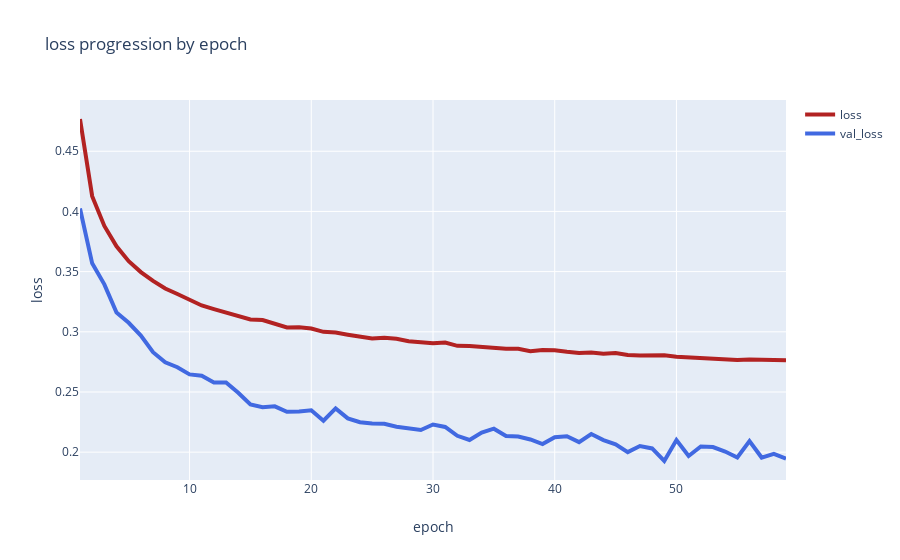
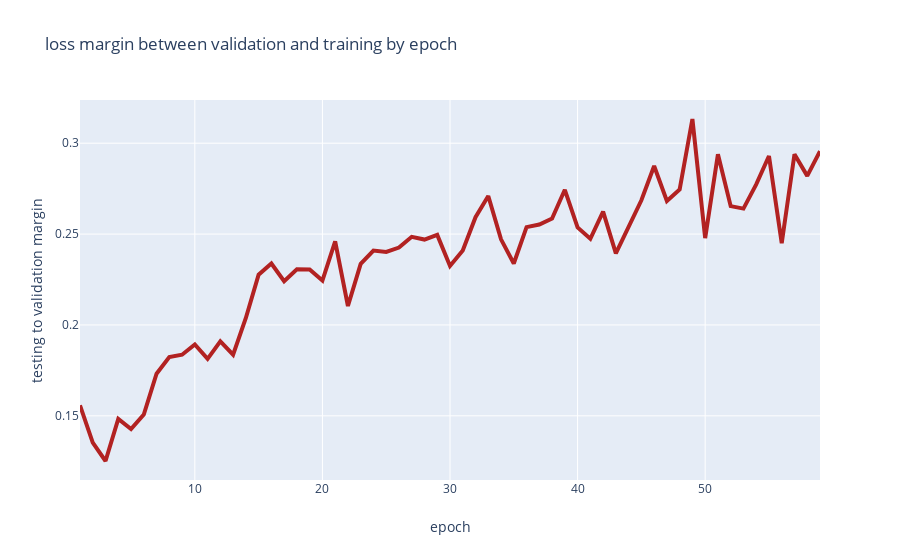

The code cell stored with these charts, in order, in its notebook:
### Code cell
#fit data
epochs = np.arange(1, history.shape[1] +1, 1)
loss = history[0]
val_loss = history[1]
test_training_margin = np.absolute(val_loss - loss) / loss

fig = go.Figure()
# Create and style traces
fig.add_trace(go.Scatter(x=epochs, y=loss, name='loss', line=dict(color='firebrick', width=4)))
fig.add_trace(go.Scatter(x=epochs, y=val_loss, name='val_loss', line=dict(color='royalblue', width=4)))

# Edit the layout
fig.update_layout(title='loss progression by epoch', xaxis_title='epoch', yaxis_title='loss')
fig.show()

fig = go.Figure()
fig.add_trace(go.Scatter(x=epochs, y=test_training_margin, name='test_training_margin', line=dict(color='firebrick', width=4)))
fig.update_layout(title='loss margin between validation and training by epoch', xaxis_title='epoch', yaxis_title='testing to validation margin')
fig.show()

### Figure 1 — Plotly figure (JSON) as saved in the notebook; plotly's stock layout.template omitted (floating-point values rounded to 4 significant figures)
{"data": [{"line": {"color": "firebrick", "width": 4}, "name": "loss", "type": "scatter", "x": [1, 2, 3, 4, 5, 6, 7, 8, 9, 10, 11, 12, 13, 14, 15, 16, 17, 18, 19, 20, 21, 22, 23, 24, 25, 26, 27, 28, 29, 30, 31, 32, 33, 34, 35, 36, 37, 38, 39, 40, 41, 42, 43, 44, 45, 46, 47, 48, 49, 50, 51, 52, 53, 54, 55, 56, 57, 58, 59], "y": [0.4768, 0.4127, 0.388, 0.371, 0.3586, 0.3496, 0.3423, 0.3359, 0.3314, 0.3264, 0.3218, 0.3188, 0.3159, 0.3132, 0.3103, 0.3098, 0.3068, 0.3036, 0.3038, 0.3027, 0.2999, 0.2993, 0.2976, 0.2962, 0.2945, 0.2951, 0.2942, 0.2922, 0.291, 0.2905, 0.2911, 0.2883, 0.2882, 0.2872, 0.2865, 0.286, 0.2859, 0.2839, 0.2848, 0.2847, 0.2834, 0.2824, 0.2827, 0.2818, 0.2824, 0.2808, 0.2802, 0.28, 0.2805, 0.2793, 0.2788, 0.2787, 0.2774, 0.2775, 0.2766, 0.2771, 0.2769, 0.2765, 0.2763]}, {"line": {"color": "royalblue", "width": 4}, "name": "val_loss", "type": "scatter", "x": [1, 2, 3, 4, 5, 6, 7, 8, 9, 10, 11, 12, 13, 14, 15, 16, 17, 18, 19, 20, 21, 22, 23, 24, 25, 26, 27, 28, 29, 30, 31, 32, 33, 34, 35, 36, 37, 38, 39, 40, 41, 42, 43, 44, 45, 46, 47, 48, 49, 50, 51, 52, 53, 54, 55, 56, 57, 58, 59], "y": [0.4025, 0.3569, 0.3394, 0.316, 0.3075, 0.2969, 0.2831, 0.2747, 0.2705, 0.2646, 0.2635, 0.2579, 0.2579, 0.2494, 0.2396, 0.2374, 0.2381, 0.2336, 0.2338, 0.2348, 0.2262, 0.2363, 0.2281, 0.2249, 0.2238, 0.2235, 0.2211, 0.22, 0.2184, 0.223, 0.221, 0.2136, 0.2101, 0.2162, 0.2195, 0.2134, 0.2129, 0.2105, 0.2067, 0.2125, 0.2132, 0.2083, 0.215, 0.2101, 0.2065, 0.2001, 0.205, 0.2031, 0.1926, 0.2101, 0.1968, 0.2047, 0.2042, 0.2005, 0.1956, 0.2092, 0.1955, 0.1985, 0.1946]}], "layout": {"title": {"text": "loss progression by epoch"}, "xaxis": {"title": {"text": "epoch"}}, "yaxis": {"title": {"text": "loss"}}}}

### Figure 2 — Plotly figure (JSON) as saved in the notebook; plotly's stock layout.template omitted (floating-point values rounded to 4 significant figures)
{"data": [{"line": {"color": "firebrick", "width": 4}, "name": "test_training_margin", "type": "scatter", "x": [1, 2, 3, 4, 5, 6, 7, 8, 9, 10, 11, 12, 13, 14, 15, 16, 17, 18, 19, 20, 21, 22, 23, 24, 25, 26, 27, 28, 29, 30, 31, 32, 33, 34, 35, 36, 37, 38, 39, 40, 41, 42, 43, 44, 45, 46, 47, 48, 49, 50, 51, 52, 53, 54, 55, 56, 57, 58, 59], "y": [0.1558, 0.1352, 0.1251, 0.1483, 0.1427, 0.1507, 0.1731, 0.1823, 0.1836, 0.1892, 0.1813, 0.1909, 0.1836, 0.2038, 0.2277, 0.2338, 0.2241, 0.2306, 0.2305, 0.2244, 0.246, 0.2104, 0.2336, 0.2409, 0.2402, 0.2426, 0.2485, 0.247, 0.2495, 0.2325, 0.241, 0.2593, 0.271, 0.2471, 0.2338, 0.2538, 0.2553, 0.2585, 0.2744, 0.2536, 0.2474, 0.2623, 0.2394, 0.2546, 0.2686, 0.2874, 0.2682, 0.2746, 0.3133, 0.2478, 0.2939, 0.2654, 0.264, 0.2774, 0.2929, 0.245, 0.2939, 0.282, 0.2956]}], "layout": {"title": {"text": "loss margin between validation and training by epoch"}, "xaxis": {"title": {"text": "epoch"}}, "yaxis": {"title": {"text": "testing to validation margin"}}}}
